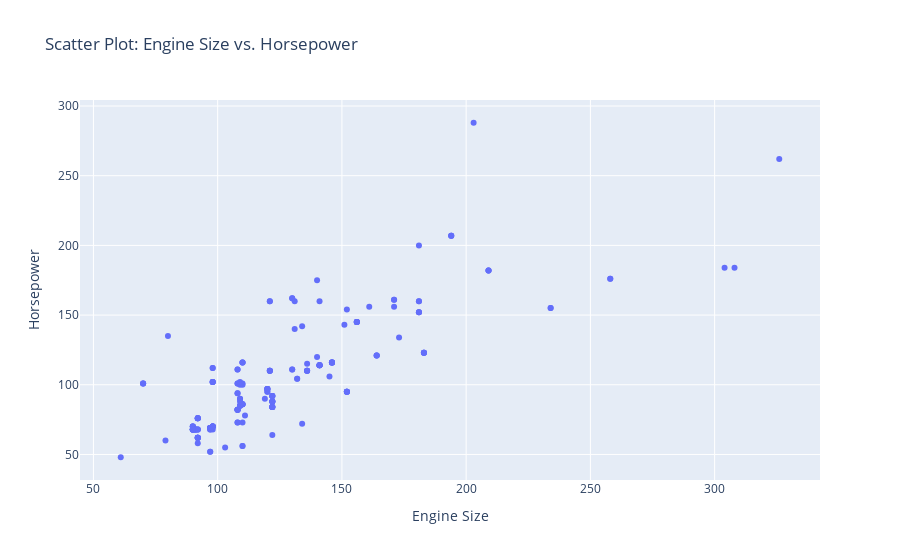

The notebook cell this image was saved under:
### Markdown cell above
### Scatter Plot

### Code cell
fig = px.scatter(data, x='engine_size', y='horsepower', title='Scatter Plot: Engine Size vs. Horsepower')
fig.update_xaxes(title='Engine Size')
fig.update_yaxes(title='Horsepower')
fig.show()

### Figure 1 — Plotly figure (JSON) as saved in the notebook; plotly's stock layout.template omitted (floating-point values rounded to 4 significant figures; data arrays with more than 128 entries replaced by an {"elided": "..."} marker saying what was removed)
{"data": [{"hovertemplate": "engine_size=%{x}<br>horsepower=%{y}<extra></extra>", "legendgroup": "", "marker": {"color": "#636efa", "symbol": "circle"}, "mode": "markers", "name": "", "orientation": "v", "showlegend": false, "type": "scatter", "x": {"elided": "205 int values"}, "xaxis": "x", "y": {"elided": "205 float values"}, "yaxis": "y"}], "layout": {"legend": {"tracegroupgap": 0}, "title": {"text": "Scatter Plot: Engine Size vs. Horsepower"}, "xaxis": {"anchor": "y", "domain": [0, 1], "title": {"text": "Engine Size"}}, "yaxis": {"anchor": "x", "domain": [0, 1], "title": {"text": "Horsepower"}}}}
